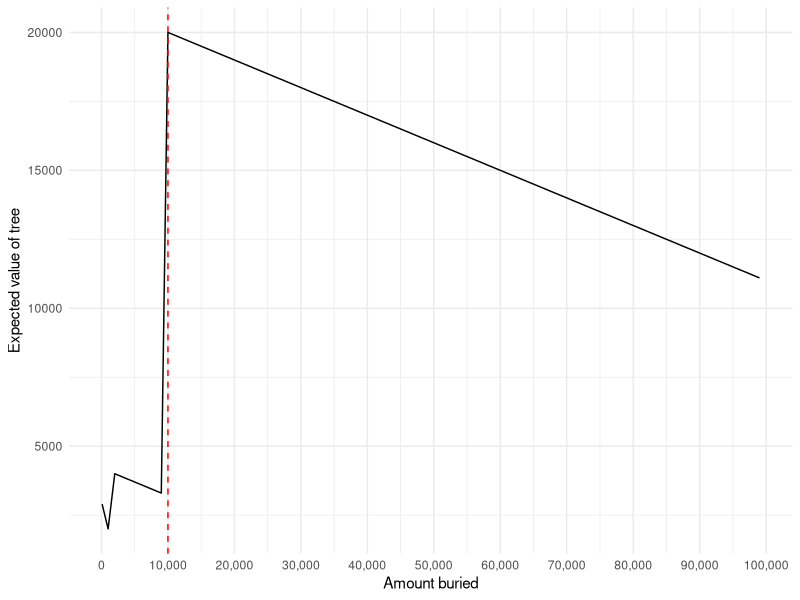

Reproduce this figure in R.
## ---- chunk 1
expected_sapling_value <- function(buried_amount) {
  if (buried_amount >= 100 & buried_amount <= 1000) {
    return(3000 - buried_amount)
  } else if (buried_amount >= 2000 & buried_amount <= 9000) {
    return(.7*(6000 - buried_amount) + .3*(2*buried_amount))
  } else if (buried_amount >= 10000 & buried_amount <= 99000){
    return(.7*(30000 - buried_amount) + .3*(2*buried_amount))
  } else {
    return(NA)
  }
}
## ---- chunk 2
buried_values <- c(seq(100, 1000, 100), seq(2000, 99000, 1000))
expected_sapling_values <- sapply(buried_values, expected_sapling_value)
evs <- data.frame("buried_amount"=buried_values, "expected_value"=expected_sapling_values)
## ---- chunk 3
library(ggplot2)
ggplot(data=evs, aes(x=buried_amount, y=expected_value)) +
  geom_line() +
  scale_x_continuous(name='Amount buried', breaks=seq(0, 100000, 10000), labels=scales::comma) + 
  geom_vline(xintercept=10000, color='red', lty='dashed') +
  ylab('Expected value of tree') +
  theme_minimal()
